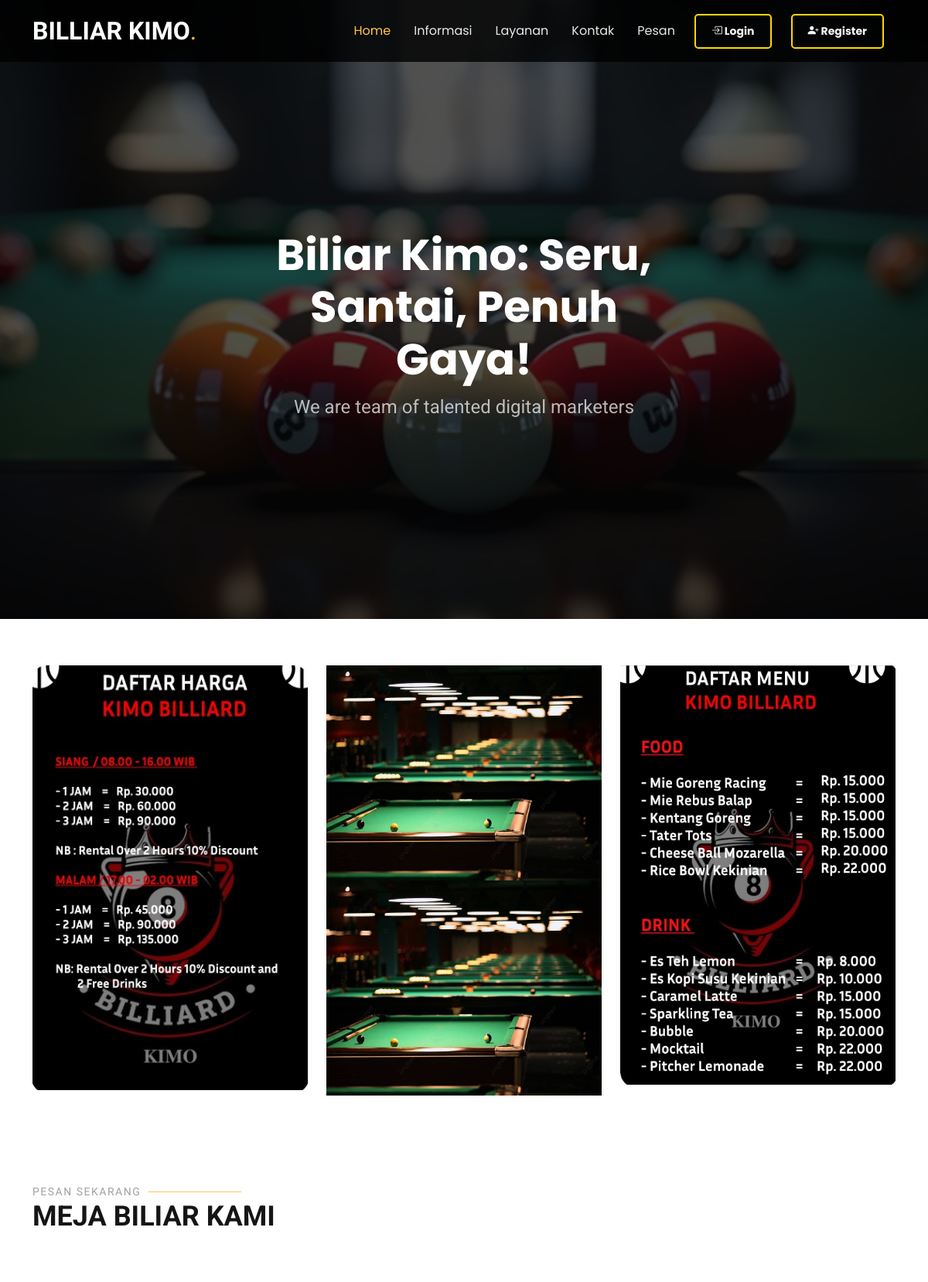
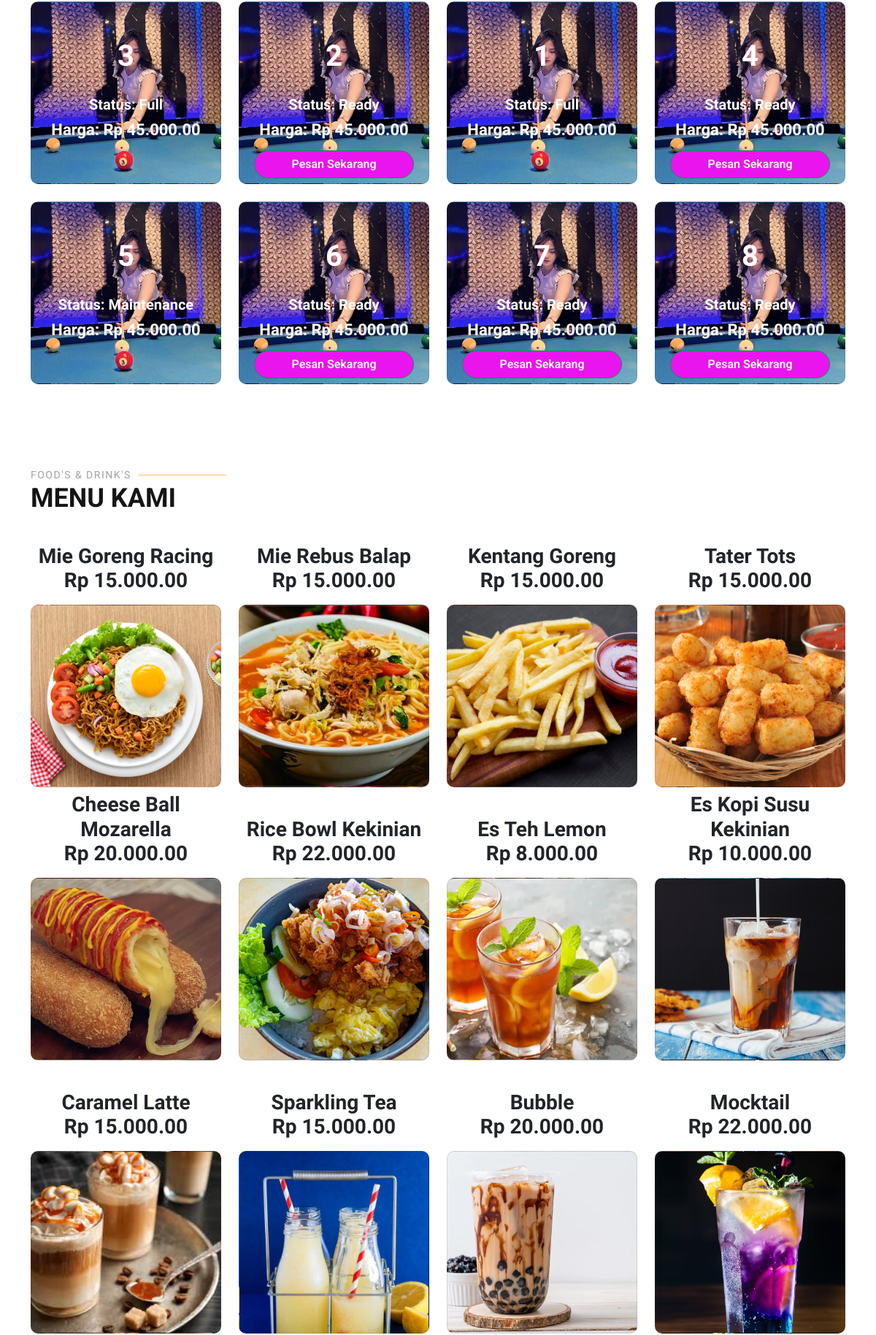
The page / (upper part) on the database its author committed (2 pictures, top to bottom).
### meja_biliar/models.py (models this page shows, shortened)
class MejaBiliar(models.Model):
    STATUS_CHOICES = [
        ('full', 'Full'),
        ('ada', 'Ada'),
        ('perbaikan', 'Perbaikan'),
    ]
    no_meja = models.CharField(max_length=20)
    harga_siang = models.DecimalField(max_digits=10, decimal_places=2)
    harga_malam = models.DecimalField(max_digits=10, decimal_places=2)
    status = models.CharField(max_length=20, choices=STATUS_CHOICES, default='ada')

### menu/models.py (models this page shows, shortened)
class Menu(models.Model):
    nama_menu = models.CharField(max_length=255)
    harga = models.DecimalField(max_digits=10, decimal_places=2)
    foto = models.ImageField(upload_to='menu_photos/')

### frontend/views.py (the view)
# urls.py: path('', views.index, name='index'),
def index(request):
    meja_biliars = MejaBiliar.objects.all()
    menu = Menu.objects.all()
    return render(request, 'frontend/index.html', {'meja_biliars': meja_biliars, 'menu': menu})

### projekan_akhir/templatetags/filters.py (called while the page is built)
@register.filter
def rupiah(value):
    try:
        return "Rp {:,}".format(value).replace(",", ".")
    except ValueError:
        return value

### frontend/templates/frontend/index.html (shortened to what this page needs)
{% extends 'frontend/base.html' %}
{% load static %}
{% load filters %}
{%block content%}
  <main class="main">
    <section id="hero" class="hero section dark-background">
      <img src="{% static 'img/hero-bg.jpg' %}" alt="" data-aos="fade-in">
      <div class="container">
        <div class="row justify-content-center text-center" data-aos="fade-up" data-aos-delay="100">
          <div class="col-xl-6 col-lg-8">
            <h2>Biliar Kimo: Seru, Santai, Penuh Gaya!</h2>
            <p>We are team of talented digital marketers</p>
          </div>
        </div>
      </div>
    </section>
    <section id="about" class="about section">
      <div class="container" data-aos="fade-up" data-aos-delay="100">
        <div class="row gy-4">
          <div class="col-lg-4 order-1 order-lg-2">
            <img src="{% static 'img/infoharga.jpg' %}" class="img-fluid" alt="">
          </div>
          <div class="col-lg-4 order-1 order-lg-2">
            <img src="{% static 'img/about.jpg' %}" class="img-fluid " alt="" style="height: 278px;">
            <img src="{% static 'img/about.jpg' %}" class="img-fluid " alt="" style="height: 278px;">
          </div>
          <div class="col-lg-4 order-1 order-lg-2">
            <img src="{% static 'img/infomakan.jpg' %}" class="img-fluid" alt="">
          </div>
        </div>
      </div>
    </section>
  <section id="meja" class="services section">
    <div class="container section-title" data-aos="fade-up">
        <h2>Pesan Sekarang</h2>
        <p>Meja Biliar Kami</p>
    </div>
    <div class="container">
        <div class="row gy-4">
        {% for meja in meja_biliars %}
        <div class="col-lg-3 col-md-4" data-aos="fade-up" data-aos-delay="100">
            <div class="service-item position-relative" style="background-image: url('{% static "img/aboutt.jpg" %}'); background-size: cover; background-position: center; height: 250px; border-radius: 10px;">
            <div class="card-body d-flex flex-column">
            <h1 class="card-title text-white" style="font-weight: 900 !important; margin-top: -30px !important;">{{ meja.no_meja }}</h1>
                {% if meja.status == 'ada' %}
                <h5 class="card-title text-white text-bold" style="font-weight: 600 !important; margin-top: 30px !important;">Status: Ready</h5>
                {% elif meja.status == 'full' %}
                <h5 class="card-title text-white text-bold" style="font-weight: 600 !important; margin-top: 30px !important;">Status: Full</h5>
                {% elif meja.status == 'perbaikan' %}
                <h5 class="card-title text-white text-bold" style="font-weight: 600 !important; margin-top: 30px !important;"">Status: Maintenance</h3>
                {% endif %}
                {% now "H" as current_hour %}
                {% if current_hour >= 8 and current_hour <= 16 %}
                <h3 class="card-title text-white text-bold">Harga: {{ meja.harga_siang|rupiah }}</h3>
                {% else %}
                <h3 class="card-title text-white text-bold">Harga: {{ meja.harga_malam|rupiah }}</h3>
                {% endif %}
                {% if meja.status == 'ada' %}
                <a href="{% url 'frontendpesanan'%}" class="btn btn-success mt-auto rounded" style="background-color: #ea15ee !important; font-weight: 600 !important; border-radius: 20px !important;">Pesan Sekarang</a>
                {% elif meja.status == 'full' %}
                {% elif meja.status == 'perbaikan' %}
                {% else %}
                <button class="btn btn-secondary mt-auto" disabled>Status Tidak Dikenal</button>
                {% endif %}
            </div>
            </div>
        </div>
        {% empty %}
        <p class="text-center text-white">Tidak ada meja biliar tersedia.</p>
        {% endfor %}
        </div>
    </div>
    </section>
  <section id="food" class="services section">
    <div class="container section-title" style="margin-bottom: -65px;" data-aos="fade-up">
        <h2>Food's & Drink's</h2>
        <p>Menu Kami</p>
    </div>
    <div class="container">
        <div class="row gy-4">
        {% for m in menu %}
        <div class="col-lg-3 col-md-4" data-aos="fade-up" data-aos-delay="100">
          <br>
          <div class="card-body d-flex flex-column" style="height: 60px; justify-content: flex-end;" >
          <h3 class="card-title text-dark text-bold text-center" style="font-weight: 900 !important; margin-top: -25px;">{{ m.nama_menu }}</h3>
          <h3 class="card-title text-dark text-bold text-center" style="font-weight: 900 !important;">{{ m.harga|rupiah }}</h3>
          </div>
            <div class="service-item mt-3 position-relative" style="background-image: url('{{ m.foto.url }}'); background-size: cover; background-position: center; height: 250px; border-radius: 10px;">
            </div>
        </div>
        {% empty %}
        <p class="text-center text-white">Tidak ada meja biliar tersedia.</p>
        {% endfor %}
        </div>
    </div>
    </section>
  </main>
{%endblock%}

### projekan_akhir/static/css/main.css (style rules this page uses)
:root { --default-font: "Roboto", system-ui, -apple-system, "Segoe UI", Roboto, "Helvetica Neue", Arial, "Noto Sans", "Liberation Sans", sans-serif, "Apple Color Emoji", "Segoe UI Emoji", "Segoe UI Symbol", "Noto Color Emoji"; --heading-font: "Raleway", sans-serif; --nav-font: "Poppins", sans-serif; }
:root { --background-color: #ffffff; --default-color: #444444; --heading-color: #151515; --accent-color: #ffc451; --surface-color: #ffffff; --contrast-color: #312f2f; }
:root { --nav-color: rgba(255, 255, 255, 0.905); --nav-hover-color: #ffc451; --nav-mobile-background-color: #ffffff; --nav-dropdown-background-color: #ffffff; --nav-dropdown-color: #212529; --nav-dropdown-hover-color: #ffc451; }
.dark-background { --background-color: #060606; --default-color: #ffffff; --heading-color: #ffffff; --surface-color: #252525; --contrast-color: #2a2727; }
:root { scroll-behavior: smooth; }
body { color: var(--default-color); background-color: var(--background-color); font-family: var(--default-font); }
a { color: var(--accent-color); text-decoration: none; transition: 0.3s; }
h1, h2, h3, h4, h5, h6 { color: var(--heading-color); font-family: var(--heading-font); }
section, .section { color: var(--default-color); background-color: var(--background-color); padding: 60px 0; scroll-margin-top: 80px; overflow: clip; }
.section-title { padding-bottom: 60px; position: relative; }
.section-title h2 { font-size: 14px; font-weight: 500; padding: 0; line-height: 1px; margin: 0; letter-spacing: 1.5px; text-transform: uppercase; color: color-mix(in srgb, var(--default-color), transparent 50%); position: relative; }
.section-title h2::after { content: ""; width: 120px; height: 1px; display: inline-block; background: var(--accent-color); margin: 4px 10px; }
.section-title p { color: var(--heading-color); margin: 0; font-size: 36px; font-weight: 700; text-transform: uppercase; }
.hero { width: 100%; min-height: 100vh; position: relative; padding: 120px 0 80px 0; display: flex; align-items: center; justify-content: center; }
.hero img { position: absolute; inset: 0; display: block; width: 100%; height: 100%; object-fit: cover; z-index: 1; }
.hero:before { content: ""; background: color-mix(in srgb, var(--background-color), transparent 30%); position: absolute; inset: 0; z-index: 2; }
.hero .container { position: relative; z-index: 3; }
.hero h2 { margin: 0; font-size: 56px; font-weight: 700; font-family: var(--nav-font); }
.hero p { margin: 10px 0 0 0; font-size: 24px; color: color-mix(in srgb, var(--default-color), transparent 30%); }
.services .service-item { background-color: var(--surface-color); text-align: center; border: 1px solid color-mix(in srgb, var(--default-color), transparent 85%); padding: 80px 20px; height: 100%; transition: all ease-in-out 0.3s; }
.services .service-item h3 { font-weight: 700; margin: 10px 0 15px 0; font-size: 22px; transition: 0.3s; }

### rows shown on the page
MejaBiliar: no_meja "3", status "Status: Full", harga_malam|rupiah "Rp 45.000.00"
MejaBiliar: no_meja "2", status "Status: Ready", harga_malam|rupiah "Rp 45.000.00"
MejaBiliar: no_meja "1", status "Status: Full", harga_malam|rupiah "Rp 45.000.00"
MejaBiliar: no_meja "4", status "Status: Ready", harga_malam|rupiah "Rp 45.000.00"
MejaBiliar: no_meja "5", status "Status: Maintenance", harga_malam|rupiah "Rp 45.000.00"
MejaBiliar: no_meja "6", status "Status: Ready", harga_malam|rupiah "Rp 45.000.00"
MejaBiliar: no_meja "7", status "Status: Ready", harga_malam|rupiah "Rp 45.000.00"
MejaBiliar: no_meja "8", status "Status: Ready", harga_malam|rupiah "Rp 45.000.00"
Menu: nama_menu "Mie Goreng Racing", harga|rupiah "Rp 15.000.00", foto (picture)
Menu: nama_menu "Mie Rebus Balap", harga|rupiah "Rp 15.000.00", foto (picture)
Menu: nama_menu "Kentang Goreng", harga|rupiah "Rp 15.000.00", foto (picture)
Menu: nama_menu "Tater Tots", harga|rupiah "Rp 15.000.00", foto (picture)
Menu: nama_menu "Cheese Ball Mozarella", harga|rupiah "Rp 20.000.00", foto (picture)
Menu: nama_menu "Rice Bowl Kekinian", harga|rupiah "Rp 22.000.00", foto (picture)
Menu: nama_menu "Es Teh Lemon", harga|rupiah "Rp 8.000.00", foto (picture)
Menu: nama_menu "Es Kopi Susu Kekinian", harga|rupiah "Rp 10.000.00", foto (picture)
Menu: nama_menu "Caramel Latte", harga|rupiah "Rp 15.000.00", foto (picture)
Menu: nama_menu "Sparkling Tea", harga|rupiah "Rp 15.000.00", foto (picture)
Menu: nama_menu "Bubble", harga|rupiah "Rp 20.000.00", foto (picture)
Menu: nama_menu "Mocktail", harga|rupiah "Rp 22.000.00", foto (picture)
